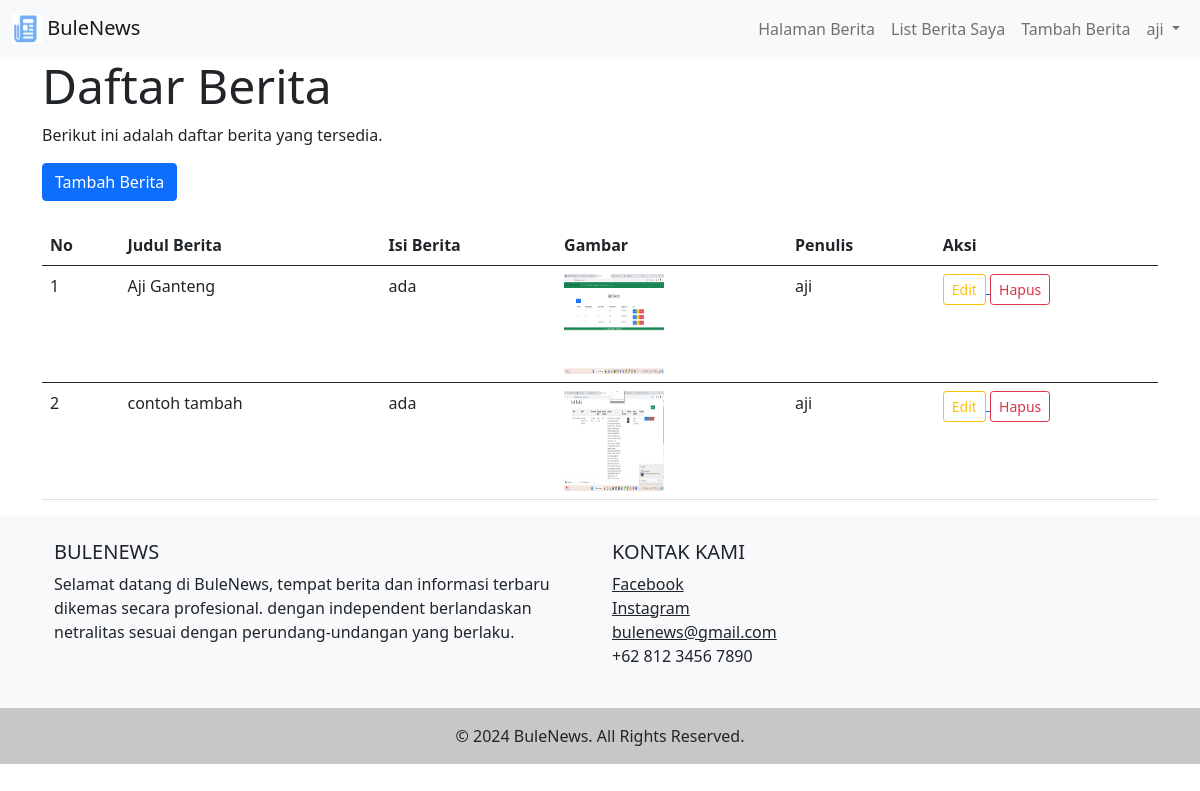
Page /tampil_berita.php (signed in) on the committed database.
### tables this page shows
CREATE TABLE `tbberita` (
  `nomor` int NOT NULL,
  `judul` varchar(255) NOT NULL,
  `isiberita` text NOT NULL,
  `gambar` varchar(100) DEFAULT NULL,
  `id_pengguna` int NOT NULL,
  `tanggal_dibuat` datetime DEFAULT CURRENT_TIMESTAMP,
  `penulis` varchar(100) NOT NULL
);

### tampil_berita.php (the view, shortened to what this page needs)
<!DOCTYPE html>
<html lang="en">
<head>
</head>
<body>
<?php
include "layout/navbar.php";
include "koneksi.php";
$id_pengguna = $_SESSION['id_pengguna'];
$peran = $_SESSION['peran'];
if ($peran == 'admin') {
    $sql = mysqli_query($koneksi, "SELECT * FROM tbberita ORDER BY nomor ASC");
} else if ($peran == 'penulis') {
    $sql = mysqli_query($koneksi, "SELECT * FROM tbberita WHERE id_pengguna = '$id_pengguna' ORDER BY nomor ASC");
} else {
    $sql = mysqli_query($koneksi, "SELECT * FROM tbberita ORDER BY nomor ASC");
}
?>
<div class="container">
    <h1 class="display-5">Daftar Berita</h1>
    <p>Berikut ini adalah daftar berita yang tersedia.</p>
    <?php if ($peran == 'penulis'): ?>
        <input type="button" value='Tambah Berita' onclick="document.location='tambah_berita.php'" class="btn btn-primary">
    <?php endif; ?>
    <br><br>
    <div class="table-responsive-sm">
        <table class="table table-hover">
            <thead>
                <tr>
                    <th>No</th>
                    <th>Judul Berita</th>
                    <th>Isi Berita</th>
                    <th>Gambar</th>
                    <th>Penulis</th>
                    <?php if ($peran != 'pembaca'): ?>
                        <th width="20%">Aksi</th>
                    <?php endif; ?>
                </tr>
            </thead>
            <?php
            $i = 1;
            while ($data = mysqli_fetch_array($sql)) {
                ?>
                <tbody>
                    <tr>
                        <td><?php echo $i; ?></td>
                        <td><?php echo htmlspecialchars($data['judul']); ?></td>
                        <td><?php echo htmlspecialchars($data['isiberita']); ?></td>
                        <td><?php echo "<img src='foto_berita/" . htmlspecialchars($data['gambar']) . "' width=100 height=100>"; ?></td>
                        <td><?php echo htmlspecialchars($data['penulis']); ?></td>
                        <?php if ($peran == 'admin' || ($peran == 'penulis' && $data['id_pengguna'] == $id_pengguna)): ?>
                            <td>
                                <a href="edit_berita.php?kdberita=<?php echo $data['nomor']; ?>">
                                    <input type="button" value="Edit" class="btn btn-outline-warning btn-sm">
                                </a>
                                <a href="#"
                                    onclick="konfirmasiHapus('<?php echo $data['nomor']; ?>')">
                                    <input type="button" value="Hapus" class="btn btn-outline-danger btn-sm">
                                </a>
                            </td>
                        <?php endif; ?>
                    </tr>
                </tbody>
                <?php
                $i++;
            }
            ?>
        </table>
    </div>
</div>
<?php include "layout/footer.php"; ?>
</body>
</html>

### rows in the picture
tbberita: judul "Aji Ganteng", isiberita "ada", gambar (picture), penulis "aji"
tbberita: judul "contoh tambah", isiberita "ada", gambar (picture), penulis "aji"

### other values in the picture
$_SESSION['nama_pengguna'] "aji"
